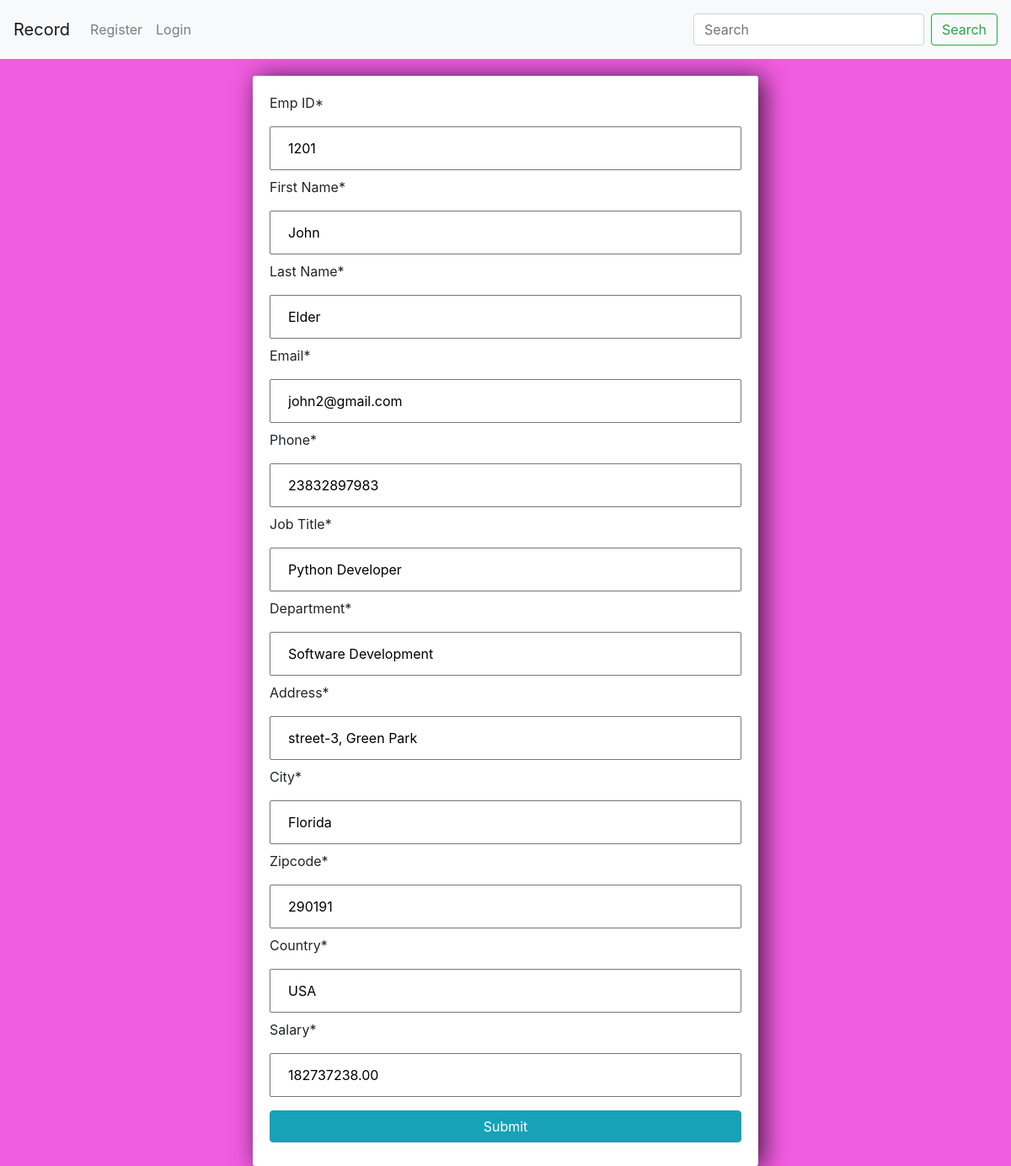
The app's page /praful-1201/edit, older data.
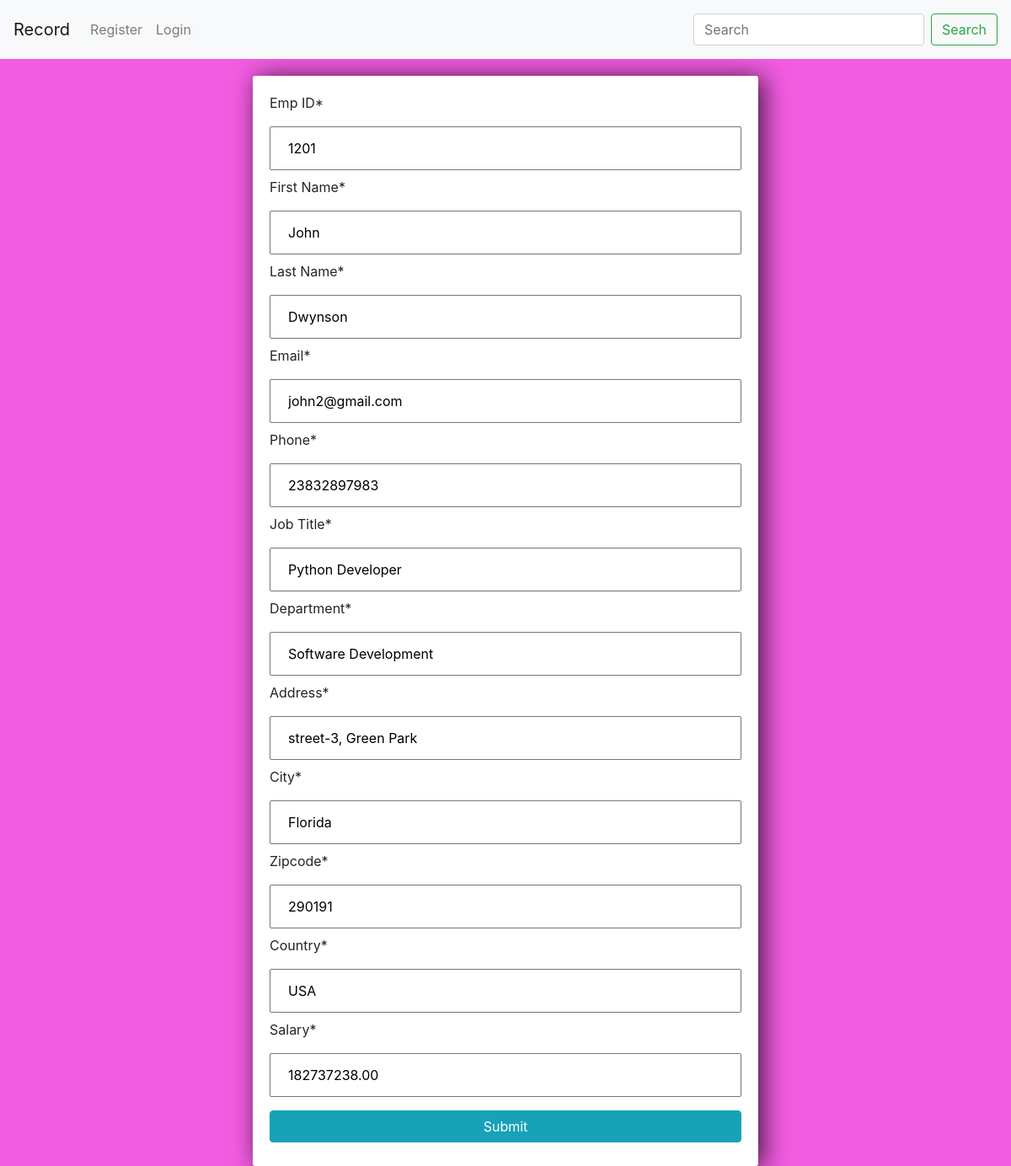
The same page, newer data.
### form/models.py (models this page shows, shortened)
class Emp(models.Model):
    author = models.ForeignKey(User, null=True, on_delete=models.CASCADE)
    Emp_ID = models.IntegerField()
    First_Name = models.CharField(max_length=50)
    Last_Name = models.CharField(max_length=50)
    Email = models.EmailField()
    Phone = models.CharField(max_length=11)
    Job_Title = models.CharField(max_length=100)
    Department = models.CharField(max_length=100)
    Address = models.CharField(max_length=100)
    City = models.CharField(max_length=100)
    Zipcode = models.CharField(max_length=100)
    Country = models.CharField(max_length=100)
    Salary = models.DecimalField(decimal_places=2, max_digits=15)
    slug = models.SlugField(blank=True, unique=True)
    class Meta:
        verbose_name_plural = "Record"

### form/views.py (the view, shortened to what this page needs)
# urls.py: path('<slug>/edit', views.edit, name="edit"),
def edit(request, slug):
    data = get_object_or_404(Emp, slug=slug)
    form = UpdateForm(
        initial={
            'Emp_ID': data.Emp_ID,
            'First_Name': data.First_Name,
            'Last_Name': data.Last_Name,
            'Email': data.Email,
            'Phone': data.Phone,
            'Job_Title': data.Job_Title,
            'Department': data.Department,
            'Address': data.Address,
            'City': data.City,
            'Zipcode': data.Zipcode,
            'Country': data.Country,
            'Salary': data.Salary
        }
    )
    context = {'form': form}
    return render(request, 'edit.html', context)

### form/forms.py (shortened to what this page needs)
class UpdateForm(forms.ModelForm):
    class Meta:
        model = Emp
        fields = ['Emp_ID', 'First_Name', 'Last_Name', 'Email', 'Phone', 'Job_Title',
                  'Department', 'Address', 'City', 'Zipcode', 'Country', 'Salary']

### templates/edit.html (shortened to what this page needs)
{% extends 'nav.html' %}
{% load static %}
{% load crispy_forms_tags %}
{% block cont %}
<div class="center-column">
  <form method="POST">
      {{form|crispy}}
    <input class="btn btn-info" type="submit" name="Create Task">
  </form>
</div>
{% endblock %}

Row changes from the older to the newer data that the page shows:
changed Emp "John": Last_Name "Elder" → "Dwynson"
